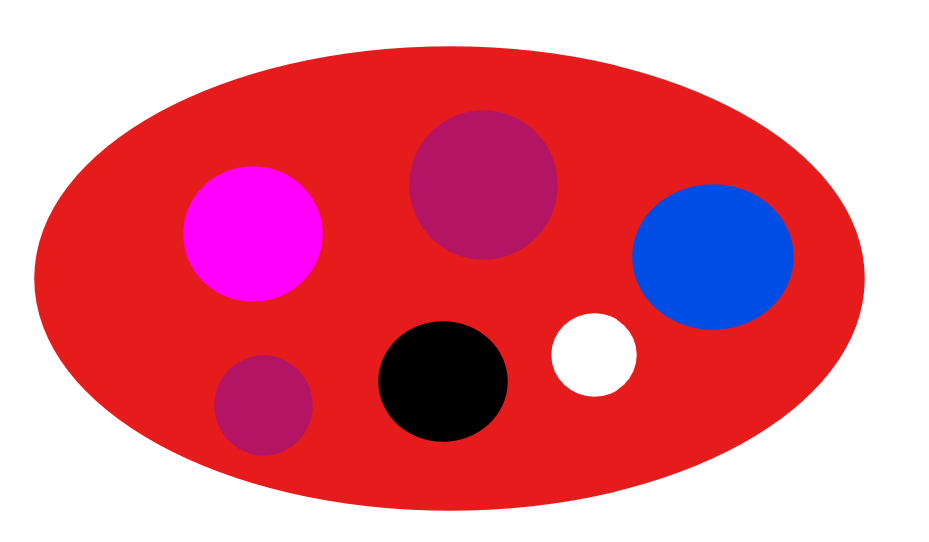
#> input picture chap12轮廓检测/pics/相近颜色重叠圆形.png, 929 x 542 px
$ python '边缘检测配合轮廓检测识别圆的个数.py'
#> lines starting #> are read from the running program, lines starting #| are printed output that depends on the picture; after the words box and inside, x2 and y2 are one past the last pixel; in counts of white or black regions, pixels touching at a corner belong together
### chap12轮廓检测/chineseImgReader.py
import cv2
from PIL import Image
import numpy as np


#中文路径图片读取，返回nparray，8位BGR三通道

def imgRead(filePath):
#> called with filePath = './pics/相近颜色重叠圆形.png'
    if filePath is not None:
        imgSrc = Image.open(filePath)
#> imgSrc is the input picture: PIL image 929x542 RGBA; mean R, G, B, A 224.4, 120.3, 137.3, 255
        imgArr = np.array(imgSrc)
        if imgSrc.format == 'PNG':
            return cv2.cvtColor(imgArr, cv2.COLOR_RGBA2BGR)
        elif imgSrc.format == 'JPEG':
            return cv2.cvtColor(imgArr, cv2.COLOR_RGB2BGR)
        else:
            print('格式不支持')
            return None
    else:
        print('检查文件路径')
        return None

### chap12轮廓检测/边缘检测配合轮廓检测识别圆的个数.py
import cv2
import numpy as np

import chineseImgReader

imgSrc = chineseImgReader.imgRead(r'./pics/相近颜色重叠圆形.png') #7个圆
imgGray = cv2.cvtColor(imgSrc, cv2.COLOR_BGRA2GRAY)
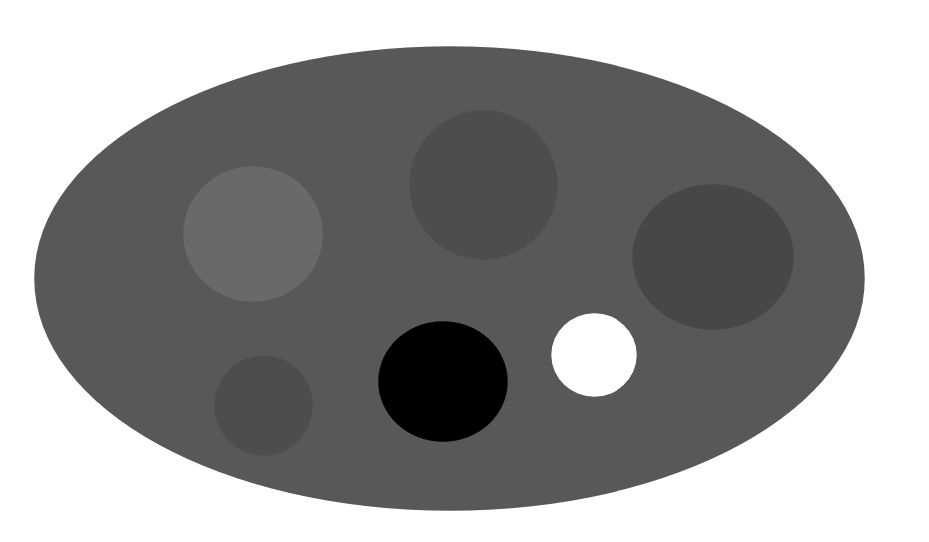
#> imgGray: shape (542, 929); min 0, max 255, mean 153.5

#canny边缘检测
maskCanny = cv2.Canny(imgGray, 30,60)
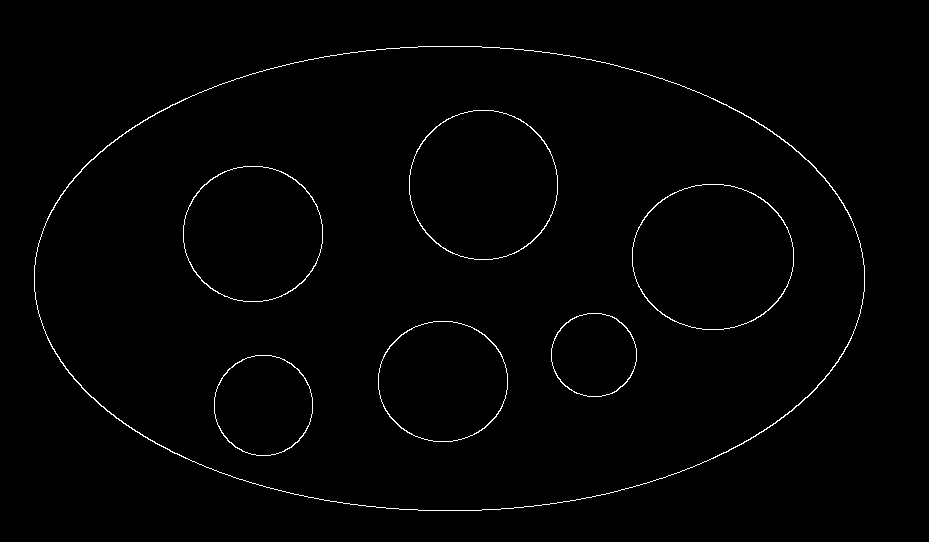
#> maskCanny: shape (542, 929); 1% white in thin lines or dots, all inside (x1, y1, x2, y2) = (34, 46, 865, 511)

#对canny结果进行轮廓识别
contours, hierarchy = cv2.findContours(maskCanny, cv2.RETR_LIST, cv2.CHAIN_APPROX_SIMPLE)
#> contours = 14 contours; largest, box (x1, y1, x2, y2) and area: (34, 46, 865, 511) 303444, (34, 46, 865, 511) 303028, (632, 184, 794, 330) 18497, (632, 184, 794, 330) 18383, (409, 110, 558, 260) 17459

cv2.drawContours(imgSrc, contours, -1, (0,125,255),5)
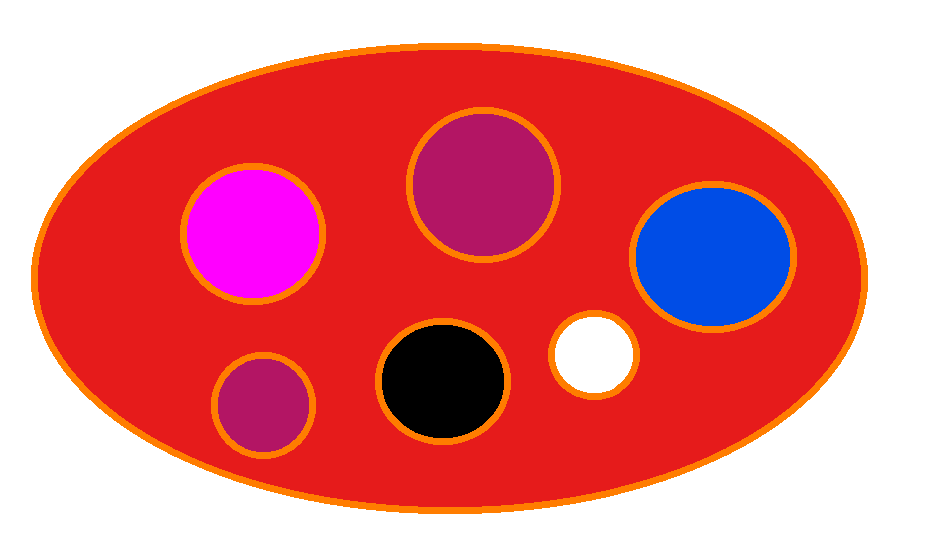
#> imgSrc: shape (542, 929, 3); mean B, G, R 130.5, 122.6, 227


cv2.imshow('test', imgSrc)
cv2.imshow('canny', maskCanny)
cv2.waitKey()
